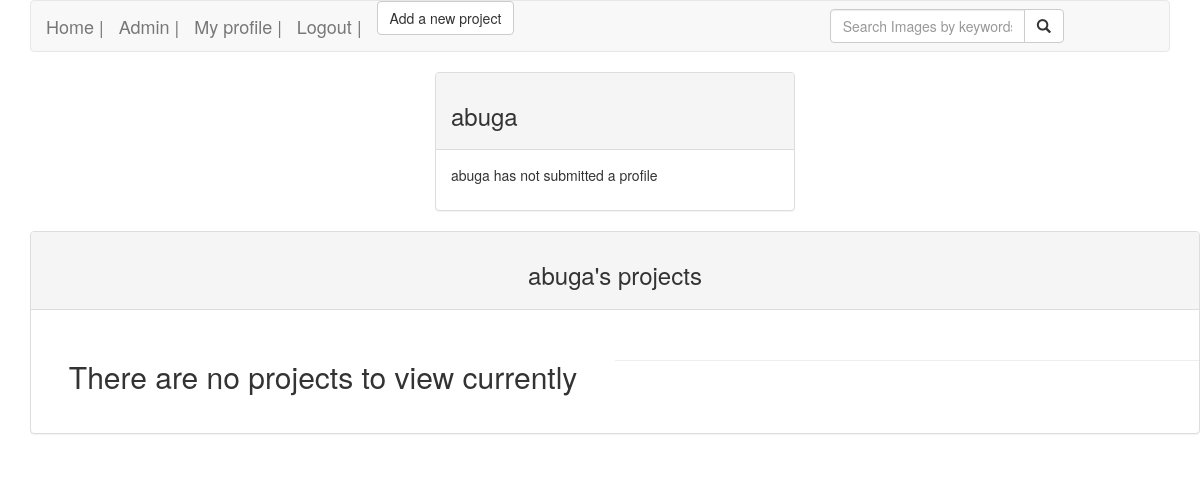
Before: /authorprofile/2 (signed in) with the older database file.
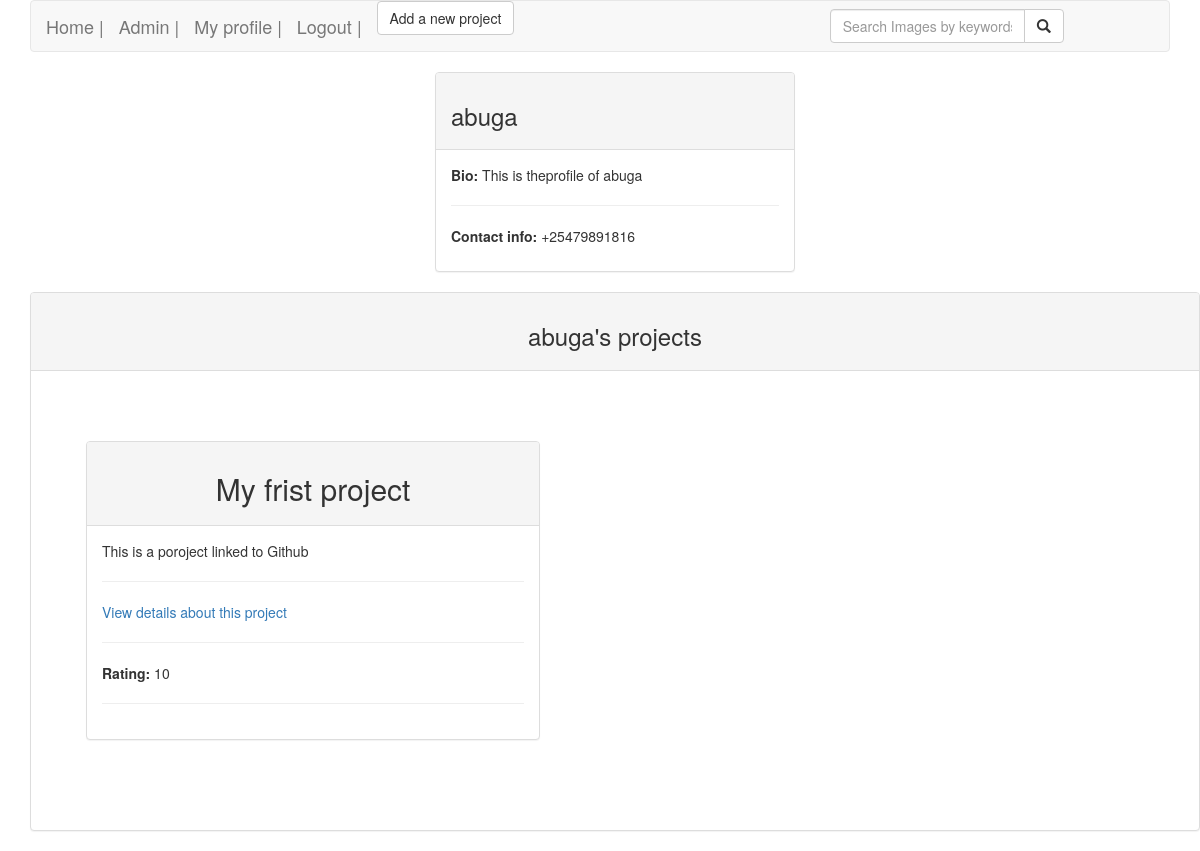
After: the same page with the newer database file.
### awards/models.py (models this page shows, shortened)
class Profile(models.Model):
    username = models.ForeignKey(User,on_delete=models.CASCADE)
    bio = models.TextField()
    contactinfo = models.CharField(max_length=20)
    class Meta:
        ordering = ['username']

class Project(models.Model):
    title = models.CharField(max_length =60)
    project_details = models.TextField()
    live_site = models.CharField(max_length =100)
    creator = models.ForeignKey(User,on_delete=models.CASCADE)
    score = models.IntegerField(default=0)
    class Meta:
        ordering = ['title']

### awards/views.py (the view)
# urls.py: re_path('authorprofile/(\d+)', views.view_user, name='view_userprofile'),
@login_required(login_url='/accounts/login/')
def view_user(request, userid):
    current_user=User.objects.get(id=userid)
    projects = Project.objects.filter(Q(creator=current_user))
    try:
        profiles = Profile.objects.get(username=current_user)
    except Profile.DoesNotExist:
        profiles = ""
    return render(request, 'viewuser.html', {"projects":projects,  "profiles":profiles})

### awards/templates/viewuser.html (shortened to what this page needs)
{%extends "django_registration/base.html"%}
{% load bootstrap3 %}
{% block content %}
<div class="container">
  <div class="row">
    <div class="col-md-4"></div>
    <div class="col-md-4">
      <div class="panel panel-default">
        <div class="panel-heading">
              <h3> {{user.username}} </h3>
        </div>
        <div class="panel-body">
          {% if profiles == ""%}
          <p> {{user.username}} has not submitted a profile </p>
          {% else %}
          <div class="row">
            <div class="col-md-12">
              <p><span style="font-weight: bold;"> Bio: </span> {{profiles.bio}} </p>
              <hr>
            </div>
          </div>
          <div class="row">
            <div class="col-md-12">
              <p><span style="font-weight: bold;"> Contact info: </span> {{profiles.contactinfo}}</p>
            </div>
          </div>
          {% endif %}
        </div>
      </div>
    </div>
    <div class="col-md-4"></div>
  </div>
  <div class="row" >
    <div class="panel panel-default">
      <div class="panel-heading">
        <h3 class="text-center">{{user.username}}'s projects</h3>
      </div>
      <div class="panel-body">
          <div class="panel-body">
              <div class="row">
                {% for project_item in projects %}
                  <div class="col-xs-11 col-sm-11 col-md-5 col-lg-5" style="padding: 10px; margin: 30px;">
                    <div class="panel panel-default">
                      <div class="panel-heading">
                        <h2 class="text-center"> {{ project_item.title }}</h2>
                      </div>
                      <div class="panel-body">
                          <div class = "row">
                            <div class = "col-md-12">
                              <p> {{ project_item.project_details}}  </p>
                                <hr>
                            </div>
                          </div>
                          <div class = "row">
                            <div class = "col-md-12">
                              <p> <a href="singleproject/{{project_item.id}}">View details about this project</a>  </p>
                                <hr>
                            </div>
                          </div>
                          <div class = "row">
                            <div class = "col-md-12">
                                <p> <span style="font-weight: bold;"> Rating: </span>{{ project_item.score }}</p>
                                <hr>
                            </div>
                          </div>
                      </div>
                    </div>
                </div>
                          {% empty %}
                          <div class="row">
                            <div class="col-md-6">
                            <h2 class="text-center">There are no projects to view currently</h2>
                            </div>
                            <hr>
                          </div>
          {% endfor %}
              </div>
      </div>
    </div>
  </div>
  </div>
</div>
{% endblock %}

Changed rows visible on the page:
added Profile: bio "This is theprofile of abuga", contactinfo "+25479891816"
added Project: title "My frist project", project_details "This is a poroject linked to Github", score "10"
Other visible differences:
{{ user.username }}: "abuga" → (not shown)
text no longer shown: "has not submitted a profile There are no projects to view currently"
text now shown: "Bio: Contact info:"
